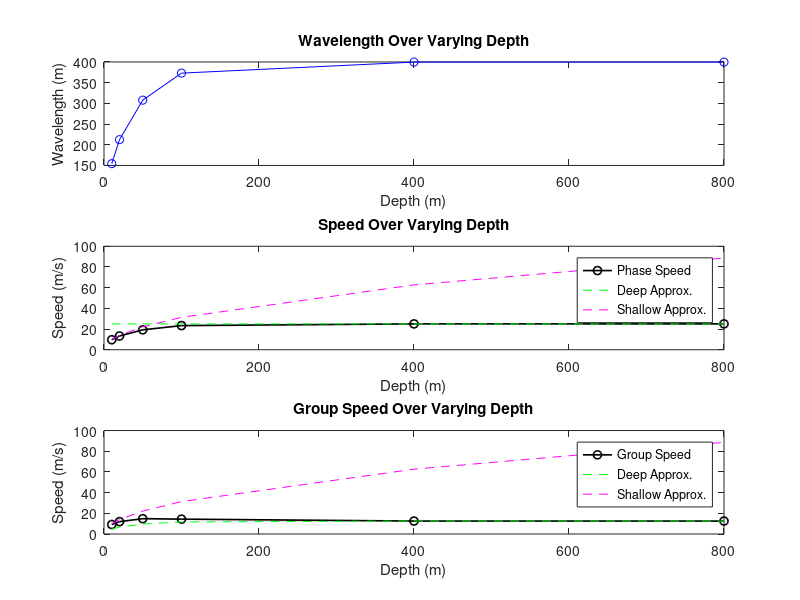

This chart was generated by the following MATLAB code:
clear all;
close all;
clc;
format long;
name = 'Kasey Haman';
id = 'A16978114';

%%Problem 1
T = 16; %sec
w = 2*pi/T;
g = 9.81;
h = [10 20 50 100 400 800];
soln = zeros(size(h));

for i = 1:6
    %Calculate k given dispersion relation (w^2 - gktanh(kh) = 0)
    %Bisections Method to find soln;
func = @(k) w^2-g*k*tanh(k*h(i));
a = 0; 
b = 0.10; %lower and upper bounds
if func(a) * func(b) > 0
    fprintf('Error with bounds at h=%d', h(i))
    break
end
while (b-a)/2 > 1e-7
c = (a+b)/2;
if func(a)*func(c) < 0
    b = c;
else
    a = c;
end
    ksoln(i) = (b+a)/2;

end
end

clear c;
%Calculate phase and group speeds
for i = 1:6
    c(i) = w/ksoln(i);
    cg(i) = 0.5 * (w / ksoln(i)) * (1 + (2 * ksoln(i) * h(i)) / sinh(2 * ksoln(i) * h(i)));
    lamda(i) = 2*pi / ksoln(i);
end

%Calculate Deep and Shallow Water Limits
for i = 1:6
kdeep = w^2/g;
cdeep(i) = sqrt(g/kdeep);
kshallow = sqrt(w^2/(g*h(i)));
cshallow(i) = sqrt(g*h(i));

cgroupshallow(i) = sqrt(g*h(i));
cgroupdeep(i) = c(i)/2;
end

figure;
subplot(3, 1, 1)
plot (h, lamda, 'b-o')
hold on;
title('Wavelength Over Varying Depth')
ylabel('Wavelength (m)');
xlabel('Depth (m)');

subplot(3, 1, 2)
plot (h, c, 'k-o', 'LineWidth', 1.2)
hold on;
title('Speed Over Varying Depth')
ylabel('Speed (m/s)');
xlabel('Depth (m)');
plot(h, cdeep, 'g--')
plot(h, cshallow, 'm--')
legend('Phase Speed',  ...
    'Deep Approx.', 'Shallow Approx.',  'Location', 'Northeast');

subplot(3, 1, 3)
plot(h, cg, 'k-o', 'LineWidth', 1.2)
hold on;
title('Group Speed Over Varying Depth')
ylabel('Speed (m/s)');
xlabel('Depth (m)');
plot(h, cgroupdeep, 'g--')
plot(h, cgroupshallow, 'm--')
legend('Group Speed', ...
    'Deep Approx.', 'Shallow Approx.',  'Location', 'Northeast');


%% Problem 2
clear all;
h = [10, 30];      % m
e = 0.6;           % efficiency constant
T = 8;             % s
Hdeep = 3;             % m
p = 1029;          % kg/m^3 seawater
desiredP = 500;    % watts
g = 9.81;          % m/s^2
omega = 2 * pi / T;   %rad/s

%Solve for deep water group velocity and wavelength
cgdeep = 1/2*(g*T/(2*pi));
lamdadeep = cgdeep*T*2;

%Calculate k values at different h values
for i = 1:2
    %Calculate k given dispersion relation (w^2 - gktanh(kh) = 0)
    %Bisections Method to find soln;
func = @(k) omega^2-g*k*tanh(k*h(i));
a = 0; 
b = 10; %lower and upper bounds
if func(a) * func(b) > 0
    fprintf('Error with bounds at h=%d', h(i))
    break
end
while (b-a)/2 > 1e-7
d = (a+b)/2;
if func(a)*func(d) < 0
    b = d;
else
    a = d;
end
    ksoln(i) = (b+a)/2;

%Solve for other constant(s)
lamda(i) = 2*pi/ksoln(i); %wavelength
c(i) = omega / ksoln(i);
cg(i) = c(i)/2 * ( 1 + (2*ksoln(i)*h(i)) / sinh(2*ksoln(i)*h(i)) );

%Solve H with equation from lecture
H(i) = Hdeep * (cgdeep / (2*cg(i)))^0.5;

u(i) = omega * H(i) / 2 * (1 / sinh(ksoln(i) * h(i)));  % Horizontal velocity near sea bed (z=-h)
w(i) = omega * H(i) / 2;  % Vertical velocity near surface (z=0)

% Diameter Calculations
Dhorizontal(i) = 2 * sqrt(desiredP / (e * 2 * pi * 0.5 * p * (u(i)^3)));  % Horizontal cylinder diameter
Dvertical(i) = 2 * sqrt(desiredP / (e * 2 * pi * 0.5 * p * (w(i)^3)));  % Vertical cylinder diameter

end
end


    % Display results
    for i = 1:2
    fprintf('For depth = %d m:\n', h(i));
    fprintf('  Wavelength = %.2f m\n', lamda(i));
    fprintf('  Required diameter for vertical cylinder: %.2f m\n', Dvertical(i));
    fprintf('  Required diameter for horizontal cylinder: %.2f m\n\n', Dhorizontal(i));
    end
